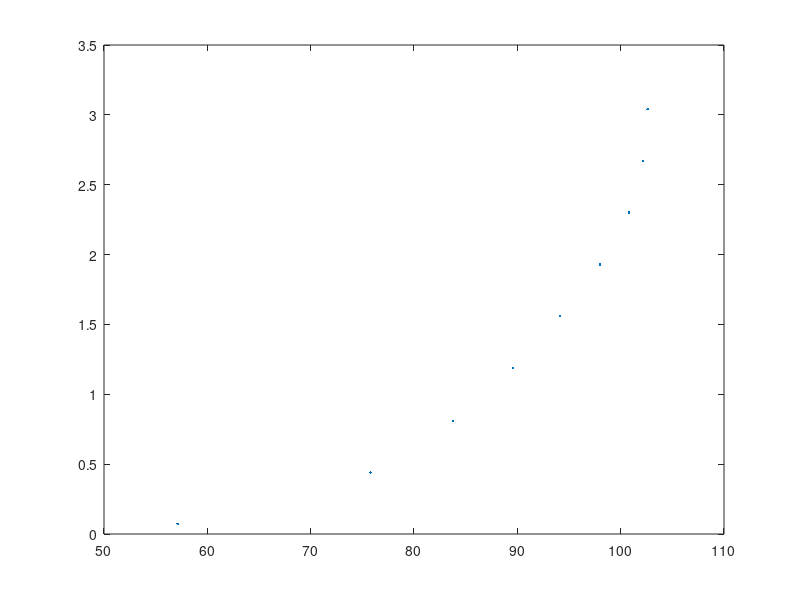

Reproduce this figure in MATLAB. (Note: this script raises an error after producing the figure.)
%Week 6 attempt:
%Carson Williams

y_data = [0.073, 0.44, 0.81, 1.19, 1.56, 1.93, 2.3, 2.67, 3.04];
u_data = [57.12, 75.78, 83.77, 89.58, 94.16, 97.99, 100.81, 102.13, 102.62];

%plot(u_data, y_data)

%Setting variables n what not
%e = exp(1);
u_star = [0:10];
k = 0.4;     %m/s
v = 0.01;    %cm^2/s

%ustar is the fit? whatever that means
%smooth_log = @(u_data,y_data,u_star) (log(y_data.*u_star/v)/k)-(u_data./u_star)
%temp = '(log(y_data.*u_star/v)/k)-(u_data./u_star)';
% smooth_log = @(u_data,y_data,u_star) (u_star.*log(y_data.*u_star./v))/(u_data.*k);
% temp = '(u_star.*log(y_data.*u_star./v))/(u_data.*k)';
smooth_log = @(u_star, k, v, y_data) ((u_star./k).*(log((y_data.*u_star)./v)))
temp = '((u_star./k).*(log((y_data.*u_star)./v)))'

figure('name', 'Smooth Log');
plot(u_data, y_data, '.')
hold on

fittype_smooth = fittype(temp, 'independent', 'y_data', 'dependent', 'u');   %y independant u dpendant
fit_smooth = fit(u_data',y_data',fittype_smooth, 'StartPoint', [1,1,1]);
plot(fit_smooth);

%Not correct
% p = polyfit(u_data,y_data,3);
% yEst = polyval(p,u_data);
% plot(u_data,yEst)

% p = polyfit(u_data,y_data,2);
% yEst = polyval(p,u_star);
% plot(u_star,yEst)

%y*ustar = v*e^((k*u)/ustar);
%yustar = fittype(v*e^((k*u)/ustar), 'independant', 'ustar', 'dependant', 'u');

